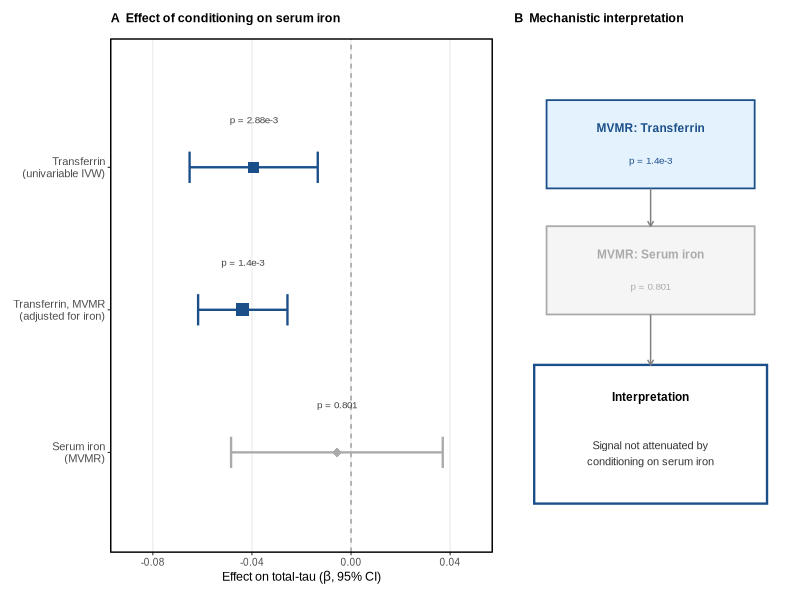
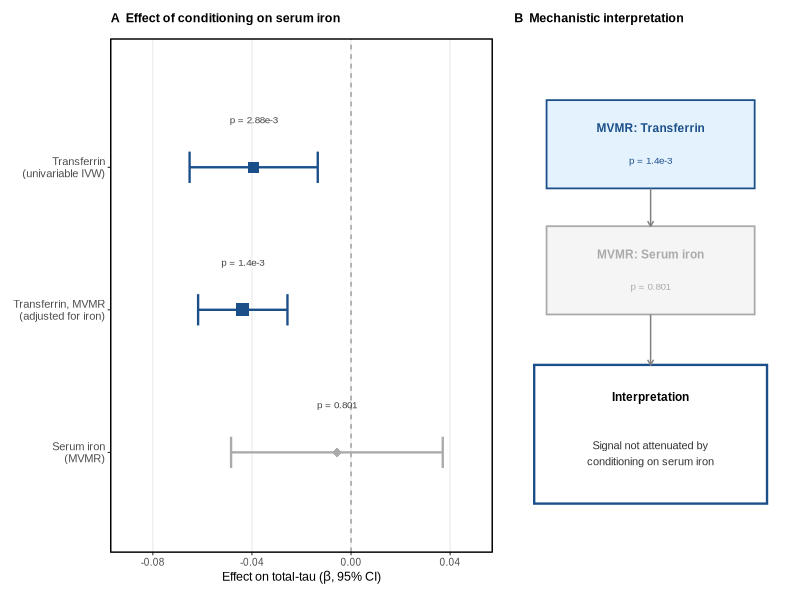

These charts were generated, in order, by the following R code:
##############################################################################
# FIX_FIG3_print.R — regenerate main Figure 3 (MVMR panel)
#
# Addresses two revision items:
#   (1) Reviewer 1.3 — reorganise for print so panels / axis labels do not
#       overlap when the figure is scaled into a single-column JAD PDF:
#         - shorter, two-line y-axis category labels
#         - wider Panel A, generous plot margins, discrete-axis headroom
#         - shorter x-axis title
#   (2) MVMR p-value correction (2.29e-5 z-approx -> 1.4e-3 t-based, MVMR pkg).
#       Matches Fig S7 and the response letter. Panel B interpretation softened
#       to hedged ("consistent with") language for the reframed manuscript.
#
# Self-contained (hard-coded MVMR estimates); no TwoSampleMR / RData needed.
# The same corrected block is mirrored in APPLY_REVIEWER_FIXES.R (Fig 3).
##############################################################################

suppressPackageStartupMessages({
  library(ggplot2); library(patchwork); library(grid)
})
set.seed(42)

FONT <- "Arial"
BASE <- "C:/Users/ashwi/OneDrive/Documents/EB1A Docs/MR Paper/Final Figures and data"
MAIN <- file.path(BASE, "figures/main_text")
dir.create(MAIN, showWarnings = FALSE, recursive = TRUE)

COL_PRIMARY <- "#1B4F8A"; COL_NULL <- "#AAAAAA"
mm2in <- function(mm) mm / 25.4
save_fig <- function(path, plot, w, h, dpi = 300) {
  ggsave(paste0(path, ".png"), plot, width = w, height = h, dpi = dpi, bg = "white")
  ggsave(paste0(path, ".pdf"), plot, width = w, height = h, device = cairo_pdf, bg = "white")
  cat("  Saved:", basename(path), "\n")
}

cat("Fig 3: MVMR panel (print-safe + corrected p)...\n")

# Shorter two-line labels so the y-axis does not compress/overlap in print
lv <- c("Serum iron\n(MVMR)",
        "Transferrin, MVMR\n(adjusted for iron)",
        "Transferrin\n(univariable IVW)")
# beta/SE synced to Analysis E (E_MVMR_extended.csv) so CIs match the p-values
mvmr_d <- data.frame(
  label = factor(lv, levels = lv),
  beta  = c(-0.0057, -0.0437, -0.0393),
  se    = c( 0.0218,  0.0092,  0.0132),
  stringsAsFactors = FALSE
)
mvmr_d$ci_lo <- mvmr_d$beta - 1.96 * mvmr_d$se
mvmr_d$ci_hi <- mvmr_d$beta + 1.96 * mvmr_d$se
mvmr_d$color <- c(COL_NULL, COL_PRIMARY, COL_PRIMARY)

p3a <- ggplot(mvmr_d, aes(x = beta, y = label)) +
  geom_vline(xintercept = 0, linetype = "dashed", color = "#888888", linewidth = 0.4) +
  geom_errorbarh(aes(xmin = ci_lo, xmax = ci_hi), height = 0.22,
    color = mvmr_d$color, linewidth = 0.8) +
  geom_point(shape = c(18, 15, 15), size = c(3, 4, 3.5), color = mvmr_d$color) +
  # p-values: MVMR transferrin corrected 2.29e-5 -> 1.4e-3 (t-based, MVMR pkg)
  geom_text(aes(label = c("p = 0.801", "p = 1.4e-3", "p = 2.88e-3")),
    nudge_y = 0.33, hjust = 0.5, size = 2.5, family = FONT, color = "grey25") +
  scale_x_continuous(limits = c(-0.09, 0.05), breaks = seq(-0.08, 0.04, 0.04)) +
  scale_y_discrete(expand = expansion(add = c(0.7, 0.9))) +
  labs(title = "A  Effect of conditioning on serum iron",
    x = expression("Effect on total-tau (" * beta * ", 95% CI)"), y = NULL) +
  theme_minimal(base_size = 9, base_family = FONT) +
  theme(panel.border = element_rect(color = "black", fill = NA, linewidth = 0.5),
    panel.grid.major.y = element_blank(), panel.grid.minor = element_blank(),
    axis.ticks = element_line(color = "black", linewidth = 0.3),
    axis.text.y = element_text(size = 8, lineheight = 0.9),
    plot.title = element_text(face = "bold", size = 9, margin = margin(b = 10)),
    plot.margin = margin(t = 4, r = 8, b = 4, l = 4))

p3b <- ggplot() +
  annotate("rect", xmin = 0.08, xmax = 0.92, ymin = 3.0, ymax = 3.7,
    fill = "#E3F2FD", color = COL_PRIMARY, linewidth = 0.6) +
  annotate("text", x = 0.5, y = 3.48, label = "MVMR: Transferrin",
    size = 3, fontface = "bold", family = FONT, color = COL_PRIMARY) +
  annotate("text", x = 0.5, y = 3.22, label = "p = 1.4e-3",
    size = 2.5, family = FONT, color = COL_PRIMARY) +
  annotate("rect", xmin = 0.08, xmax = 0.92, ymin = 2.0, ymax = 2.7,
    fill = "#F5F5F5", color = COL_NULL, linewidth = 0.6) +
  annotate("text", x = 0.5, y = 2.48, label = "MVMR: Serum iron",
    size = 3, fontface = "bold", family = FONT, color = COL_NULL) +
  annotate("text", x = 0.5, y = 2.22, label = "p = 0.801",
    size = 2.5, family = FONT, color = COL_NULL) +
  annotate("rect", xmin = 0.03, xmax = 0.97, ymin = 0.5, ymax = 1.6,
    fill = "white", color = COL_PRIMARY, linewidth = 0.8) +
  annotate("text", x = 0.5, y = 1.35, label = "Interpretation",
    size = 3, fontface = "bold", family = FONT) +
  # Non-causal wording per Reviewer 2 (Part 5): report association, not causal claim
  annotate("text", x = 0.5, y = 0.9,
    label = "Signal not attenuated by\nconditioning on serum iron",
    size = 2.8, family = FONT, color = "grey20", lineheight = 1.2) +
  annotate("segment", x = 0.5, xend = 0.5, y = 3.0, yend = 2.7,
    arrow = arrow(length = unit(1.5, "mm")), color = "grey50") +
  annotate("segment", x = 0.5, xend = 0.5, y = 2.0, yend = 1.6,
    arrow = arrow(length = unit(1.5, "mm")), color = "grey50") +
  scale_x_continuous(limits = c(0, 1)) +
  scale_y_continuous(limits = c(0.3, 4.0)) +
  labs(title = "B  Mechanistic interpretation") +
  theme_void(base_family = FONT) +
  theme(plot.title = element_text(face = "bold", size = 9, hjust = 0, margin = margin(b = 10)),
    plot.margin = margin(t = 4, r = 4, b = 4, l = 8))

# Panel A gets more width (it holds the plot + longer labels); taller canvas
fig3 <- p3a + p3b + plot_layout(widths = c(1.4, 1))
save_fig(file.path(MAIN, "Fig3_MVMR_panel"), fig3, mm2in(185), mm2in(105))

cat("Done.\n")
